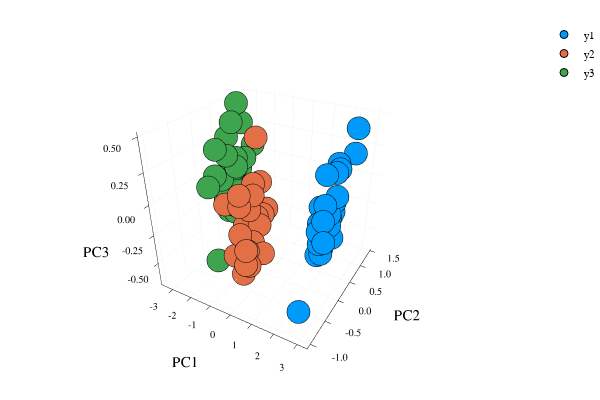

Notebook code cell kept with this figure:
### Code cell
# visualize first 3 principal components in 3D interacive plot
p = scatter(setosa[1,:],setosa[2,:],setosa[3,:],marker=:circle,linewidth=0)
scatter!(versicolor[1,:],versicolor[2,:],versicolor[3,:],marker=:circle,linewidth=0)
scatter!(virginica[1,:],virginica[2,:],virginica[3,:],marker=:circle,linewidth=0)
plot!(p,xlabel="PC1",ylabel="PC2",zlabel="PC3")

### Figure 1 — Plotly figure (JSON) as saved in the notebook; plotly's stock layout.template omitted (floating-point values rounded to 4 significant figures)
{"data": [{"colorbar": {"title": ""}, "hoverinfo": "text", "legendgroup": "y1", "marker": {"color": "rgba(0, 154, 250, 1.000)", "line": {"color": "rgba(0, 0, 0, 1.000)", "width": 1}, "size": 8, "symbol": "circle"}, "mode": "markers", "name": "y1", "showlegend": true, "text": [null, null, null, null, null, null, null, null, null, null, null, null, null, null, null, null, null, null, null, null, null, null, null, null, null], "type": "scatter3d", "x": [2.727, 2.755, 2.324, 2.651, 2.689, 2.634, 3.226, 2.448, 2.677, 2.624, 2.576, 2.324, 2.521, 2.594, 2.646, 2.441, 2.654, 2.886, 2.83, 2.617, 2.836, 2.429, 2.725, 2.852, 2.726], "xaxis": "x1", "y": [-0.2309, -0.4061, 0.6464, 0.08281, -0.1741, -0.08252, -0.6143, 1.224, 0.2285, 0.4039, 0.33, 0.02917, -0.1911, 0.2952, -0.285, 0.3597, 0.984, 0.005853, 0.164, 0.1569, -0.9693, 0.09085, -0.3148, -0.3248, 0.03576], "yaxis": "y1", "z": [-0.2531, -0.02713, 0.2305, -0.02529, -0.2315, 0.0821, -0.02111, 0.4065, 0.03861, 0.249, 0.2336, 0.02661, -0.2912, -0.05838, -0.003412, -0.1222, 0.2599, -0.1801, 0.1024, -0.07585, -0.4807, 0.2597, -0.1499, 0.03467, -0.09957], "zmax": 0.1, "zmin": -0.1}, {"colorbar": {"title": ""}, "hoverinfo": "text", "legendgroup": "y2", "marker": {"color": "rgba(227, 111, 71, 1.000)", "line": {"color": "rgba(0, 0, 0, 1.000)", "width": 1}, "size": 8, "symbol": "circle"}, "mode": "markers", "name": "y2", "showlegend": true, "text": [null, null, null, null, null, null, null, null, null, null, null, null, null, null, null, null, null, null, null, null, null, null, null, null, null], "type": "scatter3d", "x": [-0.901, -0.1896, -0.6319, 0.7373, 0.00578, -0.4948, -0.9661, -0.892, -0.2236, -0.04244, -0.3399, -0.9034, -0.8688, -1.528, 0.3142, 0.1891, -1.371, -0.7792, -0.8062, -0.1677, -0.8693, 0.6921, -0.3159, -0.6204, -0.2889], "xaxis": "x1", "y": [0.3507, -0.7887, -0.4053, -1.02, -0.7468, -0.09675, -0.08871, 0.5357, -0.2975, -0.5496, -0.02316, -0.1334, 0.3974, 0.3394, -0.333, -0.6438, -0.3793, 0.1729, -0.2645, -0.6603, -0.007377, -1.01, -0.2157, 0.0637, -0.3367], "yaxis": "y1", "z": [0.002741, -0.2911, -0.02078, -0.1213, 0.1792, 0.1008, -0.08985, -0.2759, -0.3224, -0.3171, -0.2543, -0.2632, -0.2934, -0.1485, -0.3773, -0.3998, -0.04504, 0.3938, -0.6706, -0.155, -0.02806, -0.2399, 0.0439, -0.2181, -0.04575], "zmax": 0.1, "zmin": -0.1}, {"colorbar": {"title": ""}, "hoverinfo": "text", "legendgroup": "y3", "marker": {"color": "rgba(62, 164, 78, 1.000)", "line": {"color": "rgba(0, 0, 0, 1.000)", "width": 1}, "size": 8, "symbol": "circle"}, "mode": "markers", "name": "y3", "showlegend": true, "text": [null, null, null, null, null, null, null, null, null, null, null, null, null, null, null, null, null, null, null, null, null, null, null, null, null], "type": "scatter3d", "x": [-1.413, -1.954, -3.355, -2.896, -2.871, -1.789, -1.351, -1.882, -3.424, -1.303, -1.199, -1.375, -2.571, -1.274, -2.348, -3.162, -1.425, -3.034, -1.88, -2.076, -1.892, -2.533, -1.92, -1.742, -1.377], "xaxis": "x1", "y": [-0.5567, -0.1338, 0.6929, 0.4871, 0.8284, -0.1464, -0.7518, 0.1355, 1.254, -0.6734, -0.6162, -0.1422, 0.657, -0.09782, 0.5825, 1.473, -0.08304, 0.8332, 0.08581, 0.4442, 0.4761, 0.329, 0.2466, 0.1276, -0.2803], "yaxis": "y1", "z": [0.2141, 0.0759, -0.293, -0.3861, 0.497, -0.07681, 0.175, 0.4741, 0.2597, -0.4442, 0.4235, -0.1039, -0.1501, 0.2014, -0.404, 0.03445, -0.1814, -0.2694, 0.1552, 0.05409, 0.1407, 0.3093, 0.18, 0.1232, 0.315], "zmax": 0.1, "zmin": -0.1}], "layout": {"annotations": [], "height": 400, "legend": {"bgcolor": "rgba(255, 255, 255, 1.000)", "bordercolor": "rgba(0, 0, 0, 1.000)", "font": {"color": "rgba(0, 0, 0, 1.000)", "family": "sans-serif", "size": 11}, "tracegroupgap": 0, "x": 1, "y": 1}, "margin": {"b": 20, "l": 0, "r": 0, "t": 20}, "paper_bgcolor": "rgba(255, 255, 255, 1.000)", "plot_bgcolor": "rgba(255, 255, 255, 1.000)", "scene": {"camera": {"eye": {"x": 1.126, "y": -1.95, "z": 1.3}}, "xaxis": {"anchor": "y1", "domain": [0.09128, 0.9934], "gridcolor": "rgba(0, 0, 0, 0.100)", "gridwidth": 0.5, "linecolor": "rgba(0, 0, 0, 1.000)", "mirror": false, "range": [-3.624, 3.426], "showgrid": true, "showline": true, "showticklabels": true, "tickangle": 0, "tickcolor": "rgb(0, 0, 0)", "tickfont": {"color": "rgba(0, 0, 0, 1.000)", "family": "sans-serif", "size": 11}, "tickmode": "array", "ticks": "inside", "ticktext": ["-3", "-2", "-1", "0", "1", "2", "3"], "tickvals": [-3, -2, -1, 0, 1, 2, 3], "title": "PC1", "titlefont": {"color": "rgba(0, 0, 0, 1.000)", "family": "sans-serif", "size": 15}, "type": "-", "visible": true, "zeroline": false, "zerolinecolor": "rgba(0, 0, 0, 1.000)"}, "yaxis": {"anchor": "x1", "domain": [0.07581, 0.9902], "gridcolor": "rgba(0, 0, 0, 0.100)", "gridwidth": 0.5, "linecolor": "rgba(0, 0, 0, 1.000)", "mirror": false, "range": [-1.095, 1.548], "showgrid": true, "showline": true, "showticklabels": true, "tickangle": 0, "tickcolor": "rgb(0, 0, 0)", "tickfont": {"color": "rgba(0, 0, 0, 1.000)", "family": "sans-serif", "size": 11}, "tickmode": "array", "ticks": "inside", "ticktext": ["-1.0", "-0.5", "0.0", "0.5", "1.0", "1.5"], "tickvals": [-1, -0.5, 0, 0.5, 1, 1.5], "title": "PC2", "titlefont": {"color": "rgba(0, 0, 0, 1.000)", "family": "sans-serif", "size": 15}, "type": "-", "visible": true, "zeroline": false, "zerolinecolor": "rgba(0, 0, 0, 1.000)"}, "zaxis": {"gridcolor": "rgba(0, 0, 0, 0.100)", "gridwidth": 0.5, "linecolor": "rgba(0, 0, 0, 1.000)", "mirror": false, "range": [-0.7057, 0.532], "showgrid": true, "showline": true, "showticklabels": true, "tickangle": 0, "tickcolor": "rgb(0, 0, 0)", "tickfont": {"color": "rgba(0, 0, 0, 1.000)", "family": "sans-serif", "size": 11}, "tickmode": "array", "ticks": "inside", "ticktext": ["-0.50", "-0.25", "0.00", "0.25", "0.50"], "tickvals": [-0.5, -0.25, 0, 0.25, 0.5], "title": "PC3", "titlefont": {"color": "rgba(0, 0, 0, 1.000)", "family": "sans-serif", "size": 15}, "type": "-", "visible": true, "zeroline": false, "zerolinecolor": "rgba(0, 0, 0, 1.000)"}}, "showlegend": true, "width": 600}}
